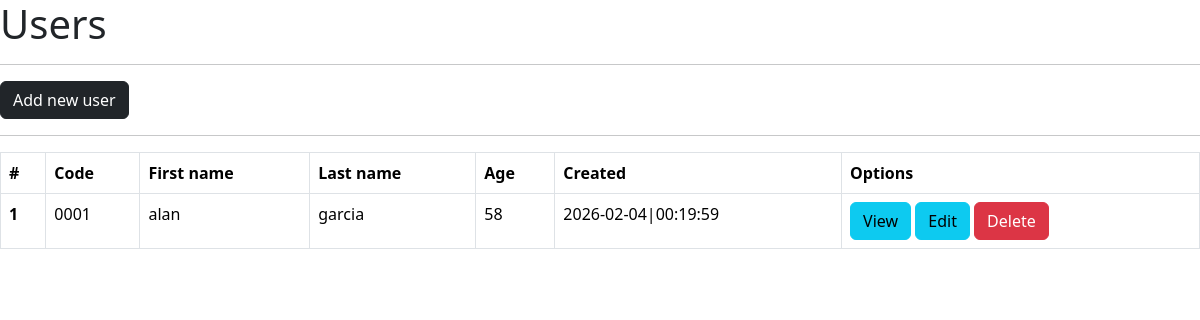
Screenshot of /users with the database file from the repository.
### main.py (models this page shows, shortened)
class User(db.Model):
    __tablename__ = "users"
    id = db.Column(db.Integer, primary_key=True, autoincrement=True)
    code = db.Column(db.String(11), nullable=False)
    first_name = db.Column(db.String(128), nullable=False)
    last_name = db.Column(db.String(128), nullable=False)
    age = db.Column(db.Integer, nullable=True)
    created = db.Column(db.DateTime(timezone=True), server_default=func.now())

### main.py (the view)
@app.route("/users")
def users():
    data = User.query.all()
    return render_template("users.html", items=data)

### templates/users.html (shortened to what this page needs)
<!doctype html>
<html lang="en">
  <head>
    <link href="https://cdn.jsdelivr.net/npm/bootstrap@5.3.8/dist/css/bootstrap.min.css" rel="stylesheet">
  </head>
  <body>
    <h1>Users</h1>
    <hr>
    <a href="{{ url_for('users_add') }}" class="btn btn-dark">Add new user</a>
    <hr>
    <table class="table table-bordered">
        <thead>
            <tr>
            <th scope="col">#</th>
            <th scope="col">Code</th>
            <th scope="col">First name</th>
            <th scope="col">Last name</th>
            <th scope="col">Age</th>
            <th scope="col">Created</th>
            <th scope="col">Options</th>
            </tr>
        </thead>
        <tbody>
            {% for item in items %}
            <tr {% if item.age >= 60 %} class="table-danger" {% endif %}>
            <th scope="row">{{ item.id }}</th>
            <td>{{ item.code }}</td>
            <td>{{ item.first_name }}</td>
            <td>{{ item.last_name }}</td>
            <td>{{ item.age }}</td>
            <td>{{ item.created.strftime('%Y-%m-%d|%H:%M:%S') }}</td>
            <td>
                <a href="{{ url_for('users_by_id', id=item.id) }}" class="btn btn-info">View</a>
                <a href="{{ url_for('users_edit_by_id', id=item.id) }}" class="btn btn-info">Edit</a>
                <a href="{{ url_for('users_delete_by_id', id=item.id) }}" class="btn btn-danger">Delete</a>
            </td>
            </tr>
            {% endfor %}
        </tbody>
        </table>
  </body>
</html>

### rows the page displays
User: id "1", code "0001", first_name "alan", last_name "garcia", age "58", created "2026-02-04|00:19:59"
